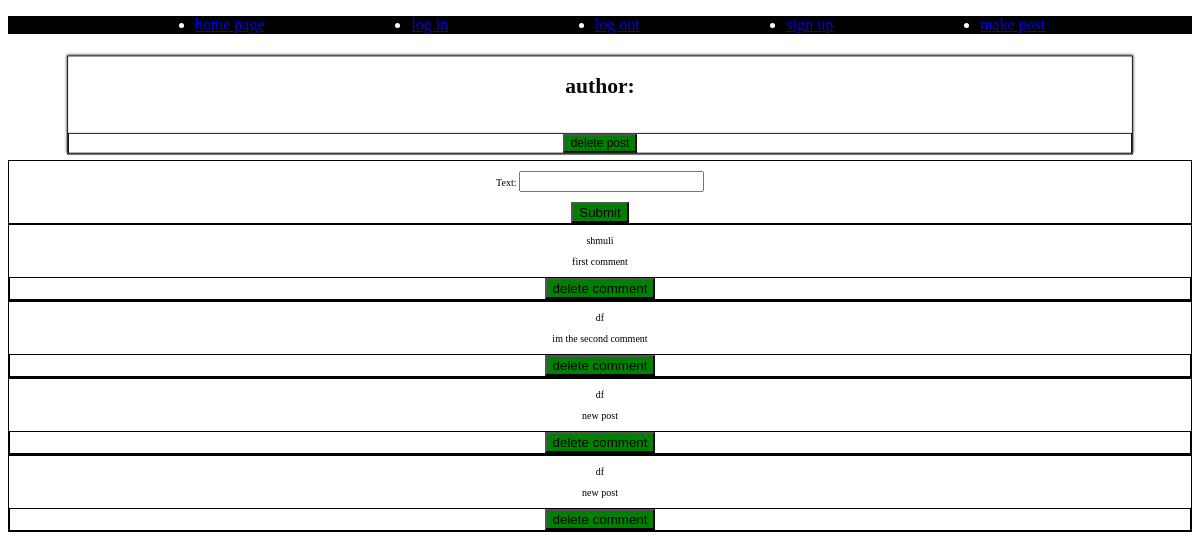
The page /posts/view_post/4 on the database its author committed.
### posts/models.py (models this page shows, shortened)
class Comment(models.Model):
    author = models.CharField(max_length=30)
    content = models.CharField(max_length=100)
    on_post = models.IntegerField()

### posts/views.py (the view, shortened to what this page needs)
# urls.py: path('view_post/<int:post_id>', views.view_post, name='view post'),
def view_post(request, post_id):
    logged = request.session.get('logged')
    form = forms.make_comment()
    post =  models.Post.objects.filter(id=post_id).first()
    comments = models.Comment.objects.filter(on_post=post_id)
    return render(request, 'view_post.html', {'post': post, 'comments': comments, 'form': form})

### posts/forms.py
class make_comment(forms.Form):
    text = forms.CharField(widget=forms.TextInput())

### posts/templates/view_post.html (shortened to what this page needs)
{% extends 'base.html' %}
{% block content%}
<div class="post">
    <h2>author: {{post.author|safe}}</h2>
    <br>
    <form action="{% url 'delete post' post_id=post.id %}" method="POST">
        <button type="submit">delete post</button>
    </form>
</div>
<form method="post" action="{% url 'view post' post_id=post.id %}">
    {{ form.as_p }}
    <button type="submit">Submit</button>
</form>
{% for comment in comments %}
<div class="comment">
    <p>{{comment.author|safe}}</p>
    <p>{{comment.content|safe}}</p>
    <form action="{% url 'delete comment' comment_id=comment.id %}" method="POST">
        <button type="submit">delete comment</button>
    </form>
</div>
{% endfor %}
{% endblock %}

### rows shown on the page
Comment: author "shmuli", content "first comment"
Comment: author "df", content "im the second comment"
Comment: author "df", content "new post"
Comment: author "df", content "new post"
